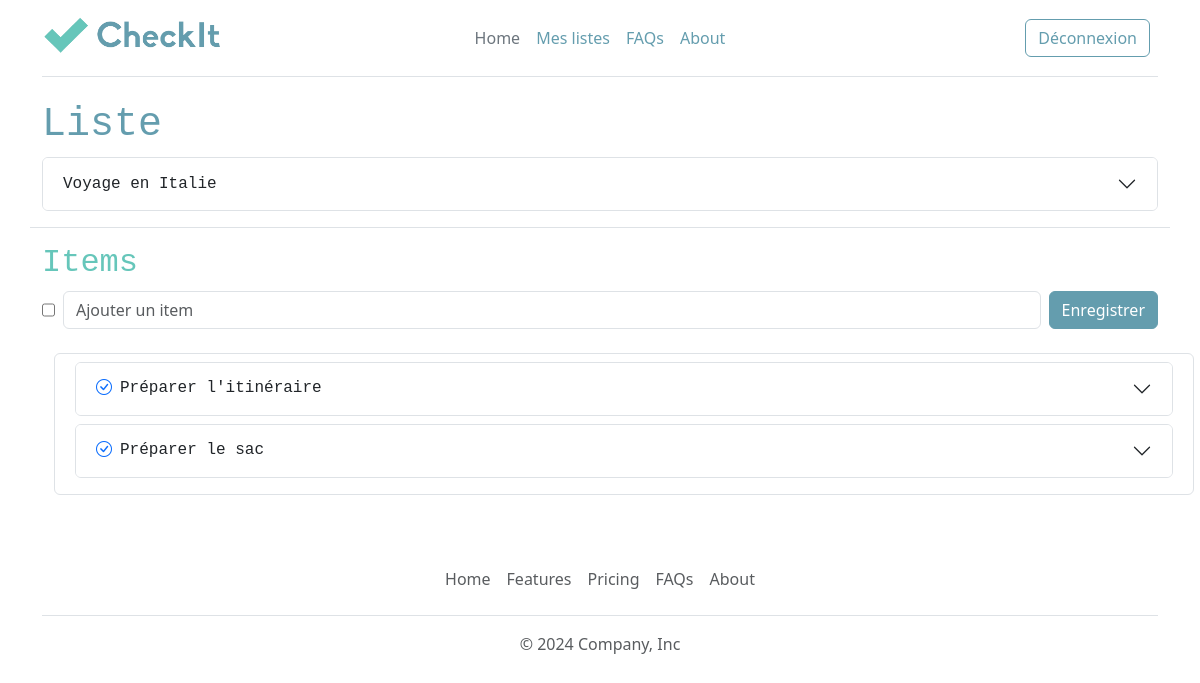
The app's page /ajout-modification-liste.php?id=1 (signed in), older data.
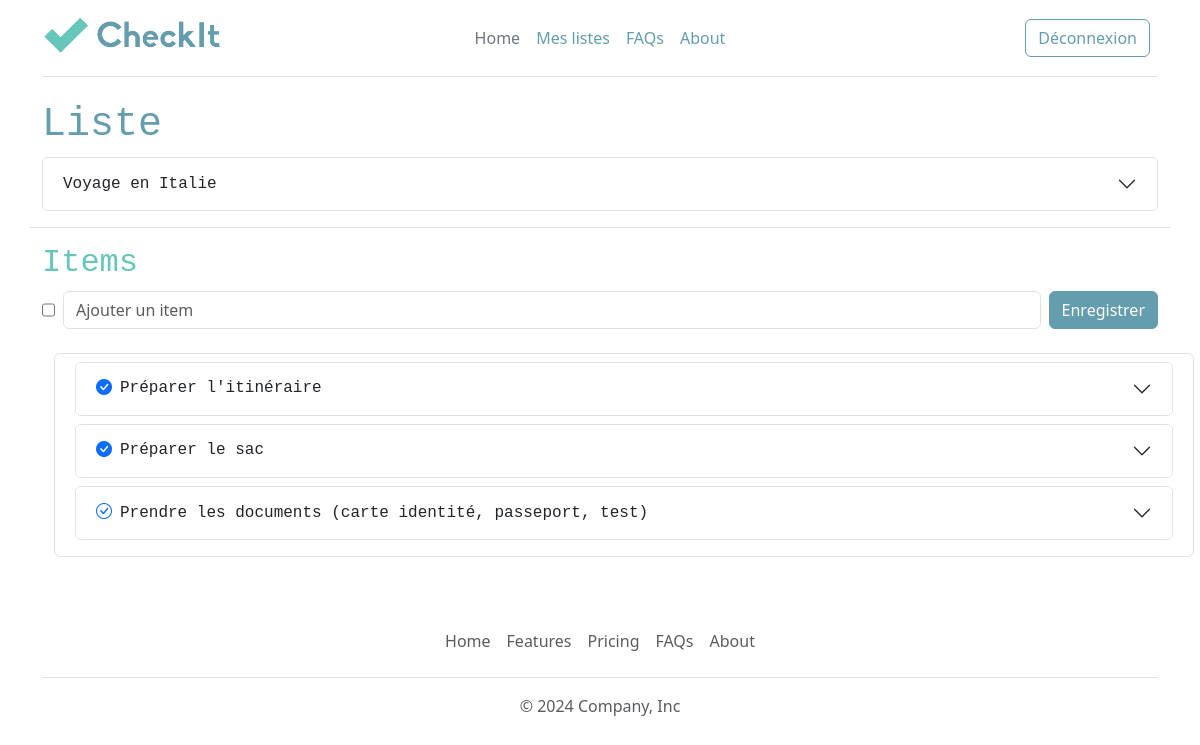
The same page, newer data.
### tables this page shows
CREATE TABLE IF NOT EXISTS `list` (
  `id` int(10) UNSIGNED NOT NULL AUTO_INCREMENT,
  `title` varchar(255) NOT NULL,
  `user_id` int(10) UNSIGNED NOT NULL,
  `category_id` int(10) UNSIGNED NOT NULL,
  PRIMARY KEY (`id`),
  KEY `list_ibfk_1` (`category_id`),
  KEY `list_ibfk_2` (`user_id`)
);

CREATE TABLE IF NOT EXISTS `item` (
  `id` int(10) UNSIGNED NOT NULL AUTO_INCREMENT,
  `name` varchar(255) NOT NULL,
  `status` tinyint(1) NOT NULL,
  `list_id` int(10) UNSIGNED NOT NULL,
  PRIMARY KEY (`id`),
  KEY `item_ibfk_1` (`list_id`)
);

### lib/session.php (called while the page is built, shortened)
<?php
function isUserConnected():bool
{
    return isset($_SESSION['user']);
}

### lib/list.php (called while the page is built, shortened)
<?php
function getListById(PDO $pdo, int $id):array|bool
{
    $query = $pdo->prepare('SELECT * FROM list WHERE id = :id');
    $query->bindValue(':id', $id, PDO::PARAM_INT);
    $query->execute();
    return $query->fetch(PDO::FETCH_ASSOC);
}
function getListItems(PDO $pdo, int $id):array
{
    $query = $pdo->prepare('SELECT * FROM item WHERE list_id = :id');
    $query->bindValue(':id', $id, PDO::PARAM_INT);
    $query->execute();
    return $query->fetchAll(PDO::FETCH_ASSOC);
}

### ajout-modification-liste.php (the view, shortened to what this page needs)
<?php
require_once __DIR__ . "/templates/header.php";
require_once 'lib/pdo.php';
require_once 'lib/list.php';
$list = [
    'title' => '',
    'category_id' => ''
];
$editMode = false;
if (isset($_GET['id'])) {
    $list = getListById($pdo, (int)$_GET['id']);
    $editMode = true;
    $items = getListItems($pdo, (int)$_GET['id']);
}
?>
<div class="container col-xxl-8">
    <h1>Liste</h1>
    <div class="accordion" id="accordionExample">
        <div class="accordion-item">
            <h2 class="accordion-header">
                <button class="accordion-button <?= ($editMode) ? 'collapsed' : '' ?>" type="button" data-bs-toggle="collapse" data-bs-target="#collapseOne" aria-expanded="<?= ($editMode) ? 'false' : 'true' ?>" aria-controls="collapseOne">
                    <?= ($editMode) ? $list['title'] : 'Ajouter une liste' ?>
                </button>
            </h2>
        </div>
    </div>
    <div class="row mt-3">
        <?php if (!$editMode) { ?>
            <div class="alert alert-warning">
                Après avoir enregistré, vous pourrez ajouter les items.
            </div>
        <?php } else { ?>
            <h2 class="border-top pt-3">Items</h2>
            <form method="post" class="d-flex">
                <input type="checkbox" name="status" id="status">
                <input type="text" name="name" id="name" placeholder="Ajouter un item" class="form-control mx-2">
                <input type="submit" name="saveListItem" class="btn btn-primary" value="Enregistrer">
            </form>
            <div class="row m-4 border rounded p-2">
                <?php foreach ($items as $item) { ?>
                    <div class="accordion mb-2">
                        <div class="accordion-item" id="accordion-parent-<?= $item['id'] ?>">
                            <h2 class="accordion-header">
                                <button class="accordion-button collapsed" type="button" data-bs-toggle="collapse" data-bs-target="#collapse-item-<?= $item['id'] ?>" aria-expanded="false" aria-controls="collapseOne">
                                    <a class="me-2" href="?id=<?=$_GET['id']?>&action=updateStatusListItem&item_id=<?=$item['id'] ?>&status=<?=!$item['status'] ?>"><i class="bi bi-check-circle<?=($item['status'] ? '-fill' : '')?>"></i></a>
                                    <?= $item['name'] ?>
                                </button>
                            </h2>
                        </div>
                    </div>
                <?php } ?>
            </div>
        <?php } ?>
    </div>
</div>
<?php require_once __DIR__ . "/templates/footer.php" ?>

### templates/header.php (shortened to what this page needs)
<?php
    require_once __DIR__ . "/../lib/session.php";
?>
<!DOCTYPE html>
<html lang="en">
<head>
    <link href="https://cdn.jsdelivr.net/npm/bootstrap@5.3.3/dist/css/bootstrap.min.css" rel="stylesheet">
    <link rel="stylesheet" href="https://cdn.jsdelivr.net/npm/bootstrap-icons@1.11.3/font/bootstrap-icons.min.css">
    <link rel="stylesheet" href="/assets/css/override-bootstrap.css">
</head>
<body>
    <div class="container">
        <header class="d-flex flex-wrap align-items-center justify-content-center justify-content-md-between py-3 mb-4 border-bottom">
            <div class="col-md-3 mb-2 mb-md-0">
                <a href="/" class="d-inline-flex link-body-emphasis text-decoration-none">
                    <img src="/assets/images/logo-checkit.png" alt="Logo CheckIt" width="180">
                </a>
            </div>
            <ul class="nav col-12 col-md-auto mb-2 justify-content-center mb-md-0">
                <li><a href="#" class="nav-link px-2 link-secondary">Home</a></li>
                <li><a href="mes-listes.php" class="nav-link px-2">Mes listes</a></li>
                <li><a href="#" class="nav-link px-2">FAQs</a></li>
                <li><a href="#" class="nav-link px-2">About</a></li>
            </ul>
            <div class="col-md-3 text-end">
                <?php if (isUserConnected()) { ?>
                    <a href="logout.php" class="btn btn-outline-primary me-2">Déconnexion</a>
                <?php } else { ?>
                    <a href="login.php" class="btn btn-outline-primary me-2">Login</a>
                <?php } ?>
            </div>
        </header>
    </div>

### templates/footer.php (shortened to what this page needs)
    <div class="container">
        <footer class="py-3 my-4">
            <ul class="nav justify-content-center border-bottom pb-3 mb-3">
                <li class="nav-item"><a href="#" class="nav-link px-2 text-body-secondary">Home</a></li>
                <li class="nav-item"><a href="#" class="nav-link px-2 text-body-secondary">Features</a></li>
                <li class="nav-item"><a href="#" class="nav-link px-2 text-body-secondary">Pricing</a></li>
                <li class="nav-item"><a href="#" class="nav-link px-2 text-body-secondary">FAQs</a></li>
                <li class="nav-item"><a href="#" class="nav-link px-2 text-body-secondary">About</a></li>
            </ul>
            <p class="text-center text-body-secondary">© 2024 Company, Inc</p>
        </footer>
    </div>
</body>
</html>

Row changes from the older to the newer data that the page shows:
changed item "Préparer l'itinéraire": status 0 → 1 (drawn)
changed item "Préparer le sac": status 0 → 1 (drawn)
added item: status 0 (drawn), name "Prendre les documents (carte identité, passeport, test)"
